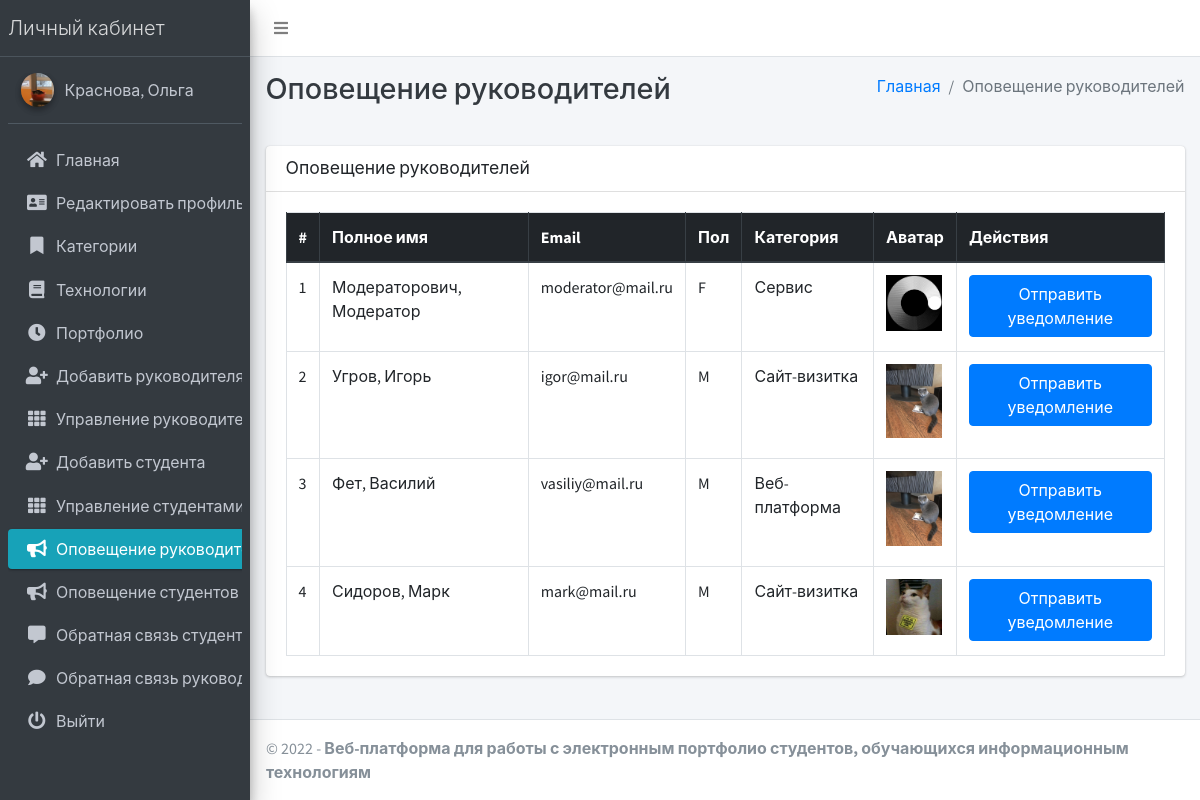
The page /admin_notify_staff (signed in) on the database its author committed.
### main_app/models.py (models this page shows, shortened)
class CustomUser(AbstractUser):
    USER_TYPE = ((1, "HOD"), (2, "Staff"), (3, "Student"))
    GENDER = [("M", "Male"), ("F", "Female")]
    username = None  # Removed username, using email instead
    email = models.EmailField(unique=True)
    user_type = models.CharField(default=1, choices=USER_TYPE, max_length=1)
    gender = models.CharField(max_length=1, choices=GENDER)
    profile_pic = models.ImageField()
    address = models.TextField()
    fcm_token = models.TextField(default="")  # For firebase notifications
    created_at = models.DateTimeField(auto_now_add=True)
    updated_at = models.DateTimeField(auto_now=True)
    USERNAME_FIELD = "email"
    REQUIRED_FIELDS = []
    objects = CustomUserManager()
    def __str__(self):
        return self.last_name + ", " + self.first_name

class Staff(models.Model):
    course = models.ForeignKey(Course, on_delete=models.DO_NOTHING, null=True, blank=False)
    admin = models.OneToOneField(CustomUser, on_delete=models.CASCADE)

class Course(models.Model):
    name = models.CharField(max_length=120)
    created_at = models.DateTimeField(auto_now_add=True)
    updated_at = models.DateTimeField(auto_now=True)

### main_app/hod_views.py (the view)
# urls.py: path("admin_notify_staff", hod_views.admin_notify_staff,
def admin_notify_staff(request):
    staff = CustomUser.objects.filter(user_type=2)
    context = {
        'page_title': "Оповещение руководителей",
        'allStaff': staff
    }
    return render(request, "hod_template/staff_notification.html", context)

### main_app/templates/hod_template/staff_notification.html (shortened to what this page needs)
{% extends 'main_app/base.html' %}
{% load static %}
{% block page_title %}{{page_title}}{% endblock page_title %}
{% block content %}
<section class="content">
    <div class="container-fluid">
        <div class="row">
            <div class="col-md-12">
                <div class="card">
                    <div class="card-header">
                        <h3 class="card-title">{{page_title}}</h3>
                    </div>
                    <div class="card-body">
                        <table id="example2" class="table table-bordered table-hover">
                            <thead class="thead-dark">
                                <tr>
                                    <th>#</th>
                                    <th>Полное имя</th>
                                    <th>Email</th>
                                    <th>Пол</th>
                                    <th>Категория</th>
                                    <th>Аватар</th>
                                    <th>Действия</th>
                                </tr>
                            </thead>
                            <tbody>
                                {% for staff in allStaff %}
                                <tr>
                                    <td>{{ forloop.counter }}</td>
                                    <td>{{staff.last_name}}, {{staff.first_name}}</td>
                                    <td>{{staff.email}}</td>
                                    <td>{{staff.gender}}</td>
                                    <td>{{staff.staff.course.name}}</td>
                                    <td>
                                        {% if staff.profile_pic == ""  %}
                                        No Image
                                        {% else %}
                                        <img class="img img-fluid mb-2" height="56" width="56"
                                            src="{{staff.profile_pic}}" alt="">
                                        {% endif %}
                                    </td>
                                    <td><button data-toggle = "modal" data-target = "#myModal"class="btn btn-primary show_notification" value="{{staff.id}}">Отправить уведомление</button>
                                    </td>
                                </tr>
                                {% endfor %}
                            </tbody>
                        </table>
                    </div>
                </div>
            </div>
        </div>
    </div>
</section>
{% endblock content %}

### main_app/templates/main_app/base.html (shortened to what this page needs)
{% load static %}
<!DOCTYPE html>
<html>
<head>
    <link rel="stylesheet" href="{% static 'plugins/fontawesome-free/css/all.min.css'%} ">
    <link rel="stylesheet" href="https://code.ionicframework.com/ionicons/2.0.1/css/ionicons.min.css">
    <link rel="stylesheet"
        href="{% static 'plugins/tempusdominus-bootstrap-4/css/tempusdominus-bootstrap-4.min.css'%} ">
    <link rel="stylesheet" href="{% static 'plugins/icheck-bootstrap/icheck-bootstrap.min.css'%} ">
    <link rel="stylesheet" href="{% static 'dist/css/adminlte.min.css'%} ">
    <link rel="stylesheet" href="{% static 'plugins/overlayScrollbars/css/OverlayScrollbars.min.css'%} ">
    <link rel="stylesheet" href="{% static 'plugins/daterangepicker/daterangepicker.css'%} ">
</head>
<body class="hold-transition sidebar-mini layout-fixed">
    <div class="wrapper">
        <nav class="main-header navbar navbar-expand navbar-white navbar-light">
            <ul class="navbar-nav">
                <li class="nav-item">
                    <a class="nav-link" data-widget="pushmenu" href="#"><i class="fas fa-bars"></i></a>
                </li>
            </ul>
        </nav>
        {% include "main_app/sidebar_template.html" with user=user %}
        <div class="content-wrapper">
            <div class="content-header">
                <div class="container-fluid">
                    <div class="row mb-2">
                        <div class="col-sm-6">
                            <h1 class="m-0 text-dark">{% block page_title %}{% endblock page_title %}</h1>
                        </div>
                        <div class="col-sm-6">
                            <ol class="breadcrumb float-sm-right">
                                <li class="breadcrumb-item"><a href="#">Главная</a></li>
                                <li class="breadcrumb-item active">{{ page_title }}</li>
                            </ol>
                        </div>
                    </div>
                </div>
            </div>
<section class="content">
    <div class="container-fluid">
        <div class="row">
            <div class="col-md-12">
            </div></div></div></section>
            {% block content %}
            {% endblock content %}
        </div>
        {% include "main_app/footer.html" %}
    </div>
</body>
</html>

### main_app/templates/main_app/sidebar_template.html (shortened to what this page needs)
{% load static %}
<aside class="main-sidebar sidebar-dark-info elevation-4">
    {% if request.user.user_type == '1' %}
    <a href="{% url 'admin_home' %}" class="brand-link">
        <span class="brand-text font-weight-light">Личный кабинет</span>
    </a>
    <div class="sidebar">
        <div class="user-panel mt-3 pb-3 mb-3 d-flex">
            <div class="image">
                <img src="{{ request.user.profile_pic}}" class="img-circle elevation-2" alt="User Image">
            </div>
            <div class="info">
                <a href="#" class="d-block">{{user}}</a>
            </div>
        </div>
        <nav class="mt-2">
            <ul class="nav nav-pills nav-sidebar flex-column" data-widget="treeview" role="menu" data-accordion="false">
                <li class="nav-item">
                    {% url 'admin_home' as admin_home %}
                    <a href="{{admin_home}}" class="nav-link {% if admin_home == request.path %} active {% endif %}">
                        <i class="nav-icon fas fa-home"></i>
                        <p>
                            Главная
                        </p>
                    </a>
                </li>
                <li class="nav-item">
                    {% url 'admin_view_profile' as admin_view_profile %}
                    <a href="{{admin_view_profile}}"
                        class="nav-link {% if admin_view_profile == request.path %} active {% endif %}">
                        <i class="nav-icon fas fa-address-card"></i>
                        <p>
                            Редактировать профиль
                        </p>
                    </a>
                </li>
                <li class="nav-item has-treeview">
                    <a href="#" class="nav-link">
                        <i class="nav-icon fas fa-bookmark"></i>
                        <p>
                            Категории
                        </p>
                    </a>
                </li>
                <li class="nav-item has-treeview">
                    <a href="#" class="nav-link">
                        <i class="nav-icon fas fa-book"></i>
                        <p>
                            Технологии
                        </p>
                    </a>
                </li>
                <li class="nav-item has-treeview">
                    <a href="#" class="nav-link">
                        <i class="nav-icon fas fa-clock"></i>
                        <p>
                            Портфолио
                        </p>
                    </a>
                </li>
                <li class="nav-item">
                    {% url 'add_staff' as add_staff %}
                    <a href="{{add_staff}}" class="nav-link {% if add_staff == request.path %} active {% endif %}">
                        <i class="nav-icon fas fa-user-plus"></i>
                        <p>
                            Добавить руководителя
                        </p>
                    </a>
                </li>
                <li class="nav-item">
                    {% url 'manage_staff' as manage_staff %}
                    {% url 'edit_staff' staff_id as edit_staff %}
                    <a href="{{manage_staff}}"
                        class="nav-link {% if manage_staff == request.path or request.path == edit_staff %} active {% endif %}">
                        <i class="nav-icon fas fa-th"></i>
                        <p>
                            Управление руководителями
                        </p>
                    </a>
                </li>
                <li class="nav-item">
                    {% url 'add_student' as add_student%}
                    <a href="{{add_student}}" class="nav-link  {% if add_student == request.path %} active {% endif %}">
                        <i class="nav-icon fas fa-user-plus"></i>
                        <p>
                            Добавить студента
                        </p>
                    </a>
                </li>
                <li class="nav-item">
                    {% url 'manage_student' as manage_student %}
                    {% url 'edit_student' student_id as edit_student %}
                    <a href="{{manage_student}}"
                        class="nav-link  {% if edit_student == request.path or manage_student == request.path %} active {% endif %}">
                        <i class="nav-icon fas fa-th"></i>
                        <p>
                            Управление студентами
                        </p>
                    </a>
                </li>
                <li class="nav-item">
                    {% url 'admin_notify_staff' as admin_notify_staff %}
                    <a href="{{admin_notify_staff}}"
                        class="nav-link {% if admin_notify_staff == request.path %} active {% endif %}">
                        <i class="nav-icon fas fa-bullhorn"></i>
                        <p>
                            Оповещение руководителей
                        </p>
                    </a>
                </li>
                <li class="nav-item">
                    {% url 'admin_notify_student' as admin_notify_student %}
                    <a href="{{admin_notify_student}}"
                        class="nav-link {% if admin_notify_student == request.path %} active {% endif %}">
                        <i class="nav-icon fas fa-bullhorn"></i>
                        <p>
                            Оповещение студентов
                        </p>
                    </a>
                </li>
                <li class="nav-item">
                <li class="nav-item">
                    {% url 'student_feedback_message' as student_feedback_message %}
                    <a href="{{ student_feedback_message }}"
                        class="nav-link  {% if student_feedback_message == request.path %} active {% endif %}">
                        <i class="nav-icon fas fa-comment-alt"></i>
                        <p>
                            Обратная связь студентов
                        </p>
                    </a>
                </li>
                <li class="nav-item">
                    {% url 'staff_feedback_message' as staff_feedback_message %}
                    <a href="{{staff_feedback_message}}"
                        class="nav-link   {% if staff_feedback_message == request.path %} active {% endif %}">
                        <i class="nav-icon fas fa-comment"></i>
                        <p>
                            Обратная связь руководителей
                        </p>
                    </a>
                </li>
                                        {% endif %}
                                        <li class="nav-item">
                                            <a href="{% url 'user_logout' %}"
                                                onclick="return confirm('Ваш сеанс работы будет завершен.\n\nЗавершить?')"
                                                class="nav-link">
                                                <i class="nav-icon fas fa-power-off"></i>
                                                <p>
                                                    Выйти
                                                </p>
                                            </a>
                                        </li>
                                    </ul>
                                </nav>
                            </div>
</aside>

### main_app/templates/main_app/footer.html
<footer class="main-footer">
    &copy; {% now "Y" %} - <strong>Веб-платформа для работы с электронным портфолио студентов, обучающихся информационным технологиям</strong>
</footer>

### rows shown on the page
CustomUser: user.profile_pic (picture), last_name+first_name "Краснова, Ольга"
CustomUser: last_name "Модераторович", first_name "Модератор", email "moderator@mail.ru", gender "F", staff.course.name "Сервис", profile_pic (picture)
CustomUser: last_name "Угров", first_name "Игорь", email "igor@mail.ru", gender "M", staff.course.name "Сайт-визитка", profile_pic (picture)
CustomUser: last_name "Фет", first_name "Василий", email "vasiliy@mail.ru", gender "M", staff.course.name "Веб-платформа", profile_pic (picture)
CustomUser: last_name "Сидоров", first_name "Марк", email "mark@mail.ru", gender "M", staff.course.name "Сайт-визитка", profile_pic (picture)

### other values the page prints
{{ page_title }} "Оповещение руководителей"
